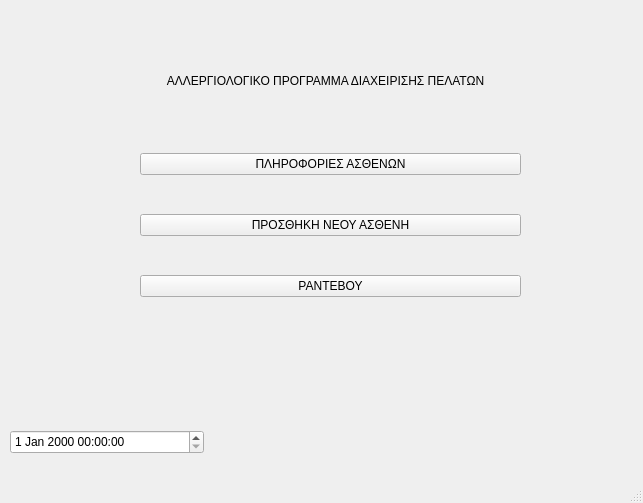
<?xml version="1.0" encoding="UTF-8"?>
<ui version="4.0">
 <class>MainWindow</class>
 <widget class="QMainWindow" name="MainWindow">
  <property name="geometry">
   <rect>
    <x>0</x>
    <y>0</y>
    <width>643</width>
    <height>503</height>
   </rect>
  </property>
  <property name="windowTitle">
   <string>MainWindow</string>
  </property>
  <widget class="QWidget" name="centralwidget">
   <widget class="QDateTimeEdit" name="dateTimeEdit">
    <property name="geometry">
     <rect>
      <x>10</x>
      <y>430</y>
      <width>194</width>
      <height>24</height>
     </rect>
    </property>
   </widget>
   <widget class="QWidget" name="verticalLayoutWidget">
    <property name="geometry">
     <rect>
      <x>140</x>
      <y>120</y>
      <width>381</width>
      <height>211</height>
     </rect>
    </property>
    <layout class="QVBoxLayout" name="verticalLayout">
     <item>
      <widget class="QPushButton" name="view_patients_info_button">
       <property name="text">
        <string>ΠΛΗΡΟΦΟΡΙΕΣ ΑΣΘΕΝΩΝ</string>
       </property>
      </widget>
     </item>
     <item>
      <widget class="QPushButton" name="add_patient_button">
       <property name="text">
        <string>ΠΡΟΣΘΗΚΗ ΝΕΟΥ ΑΣΘΕΝΗ</string>
       </property>
      </widget>
     </item>
     <item>
      <widget class="QPushButton" name="appointment_button">
       <property name="text">
        <string>ΡΑΝΤΕΒΟΥ</string>
       </property>
      </widget>
     </item>
    </layout>
   </widget>
   <widget class="QLabel" name="title_label">
    <property name="geometry">
     <rect>
      <x>120</x>
      <y>60</y>
      <width>411</width>
      <height>41</height>
     </rect>
    </property>
    <property name="text">
     <string>ΑΛΛΕΡΓΙΟΛΟΓΙΚΟ ΠΡΟΓΡΑΜΜΑ ΔΙΑΧΕΙΡΙΣΗΣ ΠΕΛΑΤΩΝ</string>
    </property>
    <property name="textFormat">
     <enum>Qt::AutoText</enum>
    </property>
    <property name="alignment">
     <set>Qt::AlignCenter</set>
    </property>
   </widget>
  </widget>
  <widget class="QMenuBar" name="menubar">
   <property name="geometry">
    <rect>
     <x>0</x>
     <y>0</y>
     <width>643</width>
     <height>21</height>
    </rect>
   </property>
  </widget>
  <widget class="QStatusBar" name="statusbar"/>
 </widget>
 <resources/>
 <connections/>
</ui>
